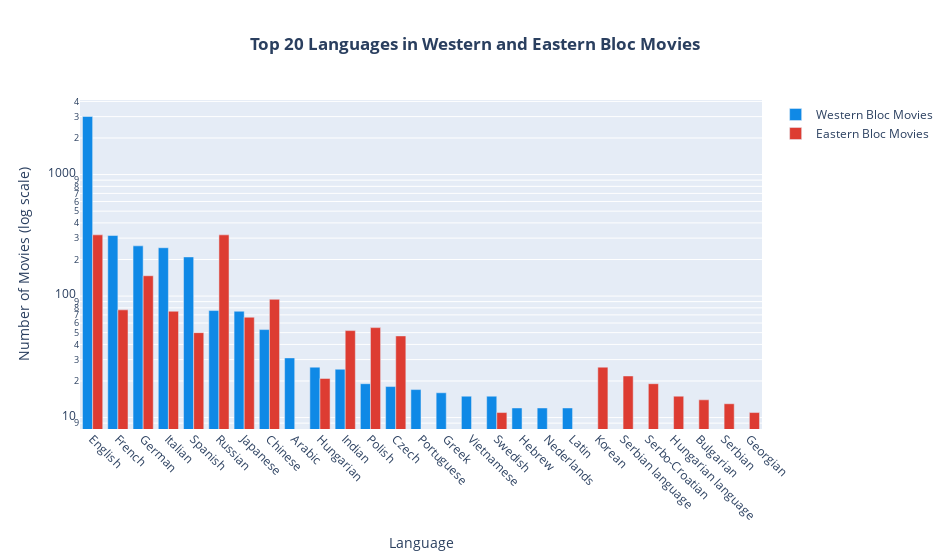

The notebook cell saved with this chart:
### Code cell
fig = go.Figure()
fig.add_trace(go.Bar(x=western_languages_count['language'].head(20), 
                    y=western_languages_count['count'], 
                    name='Western Bloc Movies',
                    hovertemplate='%{x}: %{y}<extra></extra>',
                    marker_color='#0F89E6'))

fig.add_trace(go.Bar(x=eastern_languages_count['language'].head(20),
                    y=eastern_languages_count['count'],
                    name='Eastern Bloc Movies',
                    hovertemplate='%{x}: %{y}<extra></extra>',
                    marker_color='#DD3C32'))

fig.update_layout(
    title_text="Top 20 Languages in Western and Eastern Bloc Movies", 
    title_x=0.5, 
    title_font_weight='bold',
    xaxis=dict(title_text='Language'),
    yaxis=dict(title_text='Number of Movies (log scale)'), 
    barmode='group',
    width=950)

fig.update_xaxes(tickangle=45)
fig.update_yaxes(type="log")
fig.show()

### Figure 1 — Plotly figure (JSON) as saved in the notebook; plotly's stock layout.template omitted (floating-point values rounded to 4 significant figures)
{"data": [{"hovertemplate": "%{x}: %{y}<extra></extra>", "marker": {"color": "#0F89E6"}, "name": "Western Bloc Movies", "type": "bar", "x": ["English", "French", "German", "Italian", "Spanish", "Russian", "Japanese", "Chinese", "Arabic", "Hungarian", "Indian", "Polish", "Czech", "Portuguese", "Greek", "Vietnamese", "Swedish", "Hebrew", "Nederlands", "Latin"], "y": [3009, 315, 259, 250, 210, 76, 75, 53, 31, 26, 25, 19, 18, 17, 16, 15, 15, 12, 12, 12, 9, 7, 7, 7, 7, 5, 4, 3, 3, 3, 3, 2, 2, 2, 2, 2, 2, 2, 2, 2, 2, 2, 1, 1, 1, 1, 1, 1, 1, 1, 1, 1, 1, 1, 1, 1, 1, 1, 1, 1, 1, 1, 1, 1, 1, 1, 1, 1]}, {"hovertemplate": "%{x}: %{y}<extra></extra>", "marker": {"color": "#DD3C32"}, "name": "Eastern Bloc Movies", "type": "bar", "x": ["English", "Russian", "German", "Chinese", "French", "Italian", "Japanese", "Polish", "Indian", "Spanish", "Czech", "Korean", "Serbian language", "Hungarian", "Serbo-Croatian", "Hungarian language", "Bulgarian", "Serbian", "Swedish", "Georgian"], "y": [319, 319, 147, 94, 77, 75, 67, 55, 52, 50, 47, 26, 22, 21, 19, 15, 14, 13, 11, 11, 9, 8, 8, 8, 8, 7, 7, 7, 7, 5, 5, 5, 5, 5, 4, 4, 4, 4, 4, 3, 3, 2, 2, 2, 2, 2, 2, 2, 2, 2, 2, 2, 1, 1, 1, 1, 1, 1, 1, 1, 1, 1, 1, 1, 1, 1, 1, 1]}], "layout": {"barmode": "group", "title": {"font": {"weight": "bold"}, "text": "Top 20 Languages in Western and Eastern Bloc Movies", "x": 0.5}, "width": 950, "xaxis": {"tickangle": 45, "title": {"text": "Language"}}, "yaxis": {"title": {"text": "Number of Movies (log scale)"}, "type": "log"}}}
